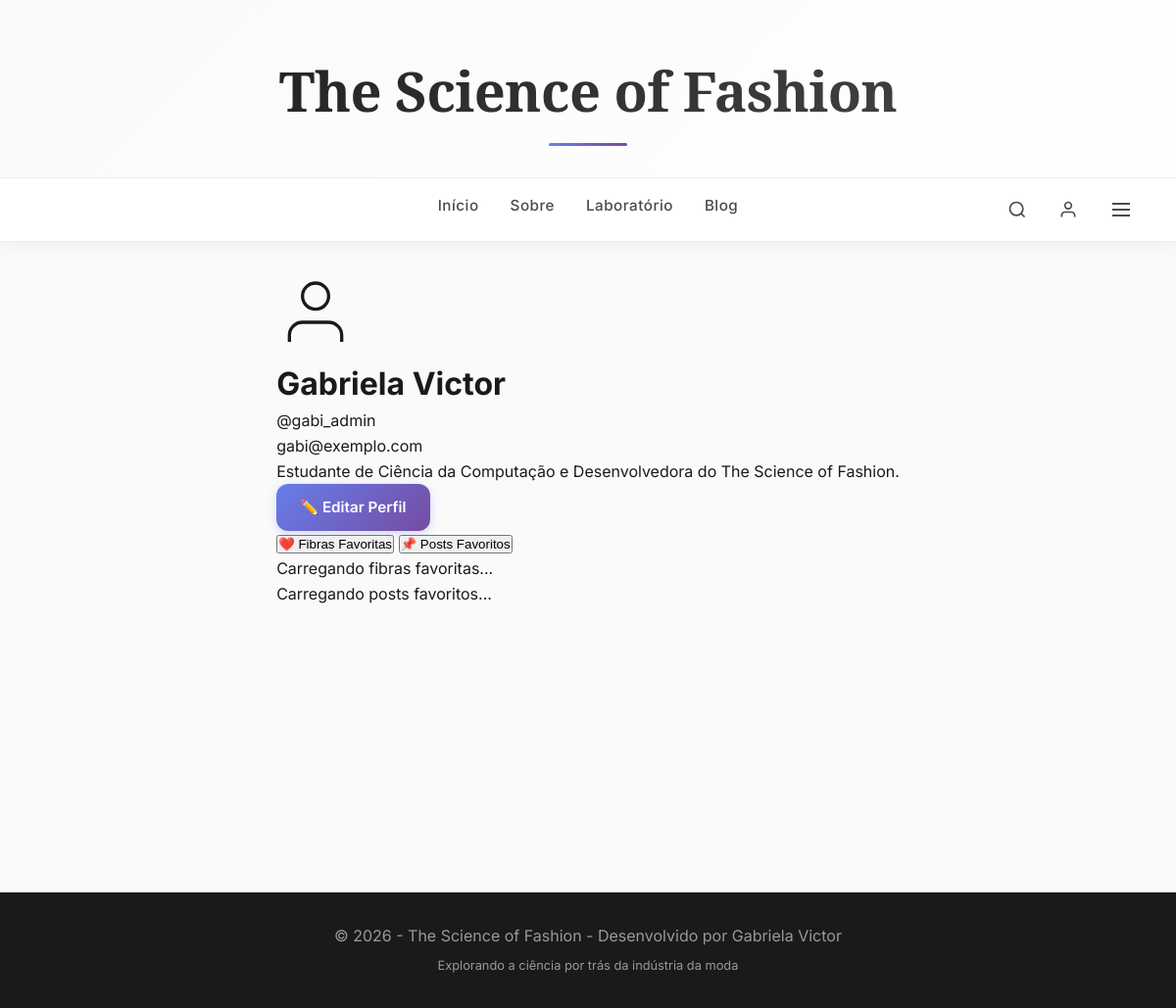
The page /perfil (signed in) on the database its author committed.
### models.py (models this page shows)
class Usuario(SQLModel, table=True):
    id: Optional[int] = Field(default=None, primary_key=True)
    nome: str
    username: str = Field(index=True, unique=True)
    email: str = Field(unique=True)
    senha: str
    bio: Optional[str] = None
    comentarios: List["Comentario"] = Relationship(back_populates="usuario")
    fibras_favoritas: List["Fibra"] = Relationship(back_populates="usuarios_que_favoritaram", link_model=FavoritoFibra)
    posts_favoritos: List["Post"] = Relationship(back_populates="usuarios_que_favoritaram", link_model=FavoritoPost)

### main.py (the view)
@app.get("/perfil", response_class=HTMLResponse)
async def perfil_usuario(
    request: Request,
    usuario: Optional[Usuario] = Depends(get_usuario_logado)
):
    if not usuario:
        if "HX-Request" in request.headers:
            return HTMLResponse(content="<p>Faça login primeiro</p>", status_code=401)
        return RedirectResponse(url="/login", status_code=303)
    return templates.TemplateResponse(request, "perfil.html", {"usuario": usuario})

### templates/perfil.html (shortened to what this page needs)
{% extends "base.html" %}
{% block content %}
<div class="perfil-container">
    <div class="perfil-card">
        <div class="perfil-header">
            <div class="perfil-avatar">
                <svg width="80" height="80" viewBox="0 0 24 24" fill="none" stroke="currentColor" stroke-width="1">
                    <path d="M20 21v-2a4 4 0 0 0-4-4H8a4 4 0 0 0-4 4v2"></path>
                    <circle cx="12" cy="7" r="4"></circle>
                </svg>
            </div>
            <div class="perfil-info">
                <h1>{{ usuario.nome }}</h1>
                <p class="username">@{{ usuario.username }}</p>
                <p class="email">{{ usuario.email }}</p>
                {% if usuario.bio %}
                    <p class="bio">{{ usuario.bio }}</p>
                {% endif %}
            </div>
        </div>
        <div class="perfil-actions">
            <a href="/usuarios/editar" class="btn btn-primary">✏️ Editar Perfil</a>
        </div>
    </div>
    <div class="favoritos-container">
        <div class="tabs">
            <button class="tab-btn active" data-tab="fibras">❤️ Fibras Favoritas</button>
            <button class="tab-btn" data-tab="posts">📌 Posts Favoritos</button>
        </div>
        <div id="tab-fibras" class="tab-content active">
            <div class="favoritos-grid" id="fibras-favoritas">
                <div hx-get="/usuarios/favoritos/fibras"
                     hx-trigger="load"
                     hx-target="#fibras-favoritas"
                     hx-swap="innerHTML">
                    <div class="loading">Carregando fibras favoritas...</div>
                </div>
            </div>
        </div>
        <div id="tab-posts" class="tab-content">
            <div class="favoritos-grid" id="posts-favoritos">
                <div hx-get="/usuarios/favoritos/posts"
                     hx-trigger="load"
                     hx-target="#posts-favoritos"
                     hx-swap="innerHTML">
                    <div class="loading">Carregando posts favoritos...</div>
                </div>
            </div>
        </div>
    </div>
</div>
{% endblock %}

### static/css/base.css (style rules this page uses)
* { margin: 0; padding: 0; box-sizing: border-box; }
body { display: flex; flex-direction: column; min-height: 100vh; font-family: 'Inter', -apple-system, BlinkMacSystemFont, 'Segoe UI', sans-serif; background-color: #fafafa; color: #1a1a1a; line-height: 1.6; }

### static/css/components.css (style rules this page uses)
.btn { display: inline-block; padding: 0.75rem 1.5rem; border-radius: 12px; text-decoration: none; font-weight: 600; transition: all 0.3s ease; cursor: pointer; border: none; font-size: 0.95rem; }
.btn-primary { background: linear-gradient(135deg, #667eea 0%, #764ba2 100%); color: white; box-shadow: 0 2px 8px rgba(102,126,234,0.3); }

### rows shown on the page
Usuario: nome "Gabriela Victor", username "gabi_admin", email "gabi@exemplo.com", bio "Estudante de Ciência da Computação e Desenvolvedora do The Science of Fashion."
